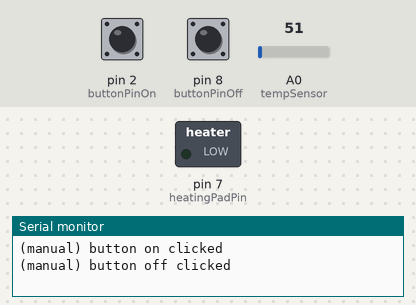
This sketch was run on a simulated Arduino Uno, built with avr-gcc and run on an emulated ATmega328P. Shown: switched loads named in the sketch (green lamp = pin HIGH), the last lines printed to the serial monitor. The test bench sets the inputs (shaded band); at power-on: A0 (tempSensor) = 51, pin 2 (buttonPinOn) HIGH, pin 8 (buttonPinOff) HIGH.

Above: at 1.2 s.
1.3 s: A0 (tempSensor) set to 15
At 4.3 s:
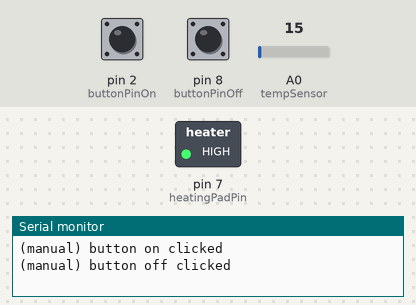
4.6 s: A0 (tempSensor) set to 30
Timing chart, 0 to 22.9 s (numbered marks = the images above; inputs shaded):
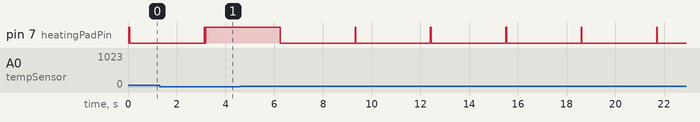

The sketch:

mediaProj_slave1_roomheating.ino
```cpp
#include <LCD.h>
#include <LiquidCrystal_I2C.h>
#include <Wire.h>
#define SLAVE 1

int received[4] = {0,0,0,0};

//LiquidCrystal_I2C lcd(0x3F,2,1,0,4,5,6,7,3,POSITIVE);

const int tempSensor = A0; // lm35
const int buttonPinOn = 2; //heating on button
const int buttonPinOff = 8; //heatin off button
const int heatingPadPin = 7; //heating pad

const int heatingPadTempMin = 10; //최저 온도
const int heatingPadTempMax = 70; //최고 온도

int tempTemp = 0; //임시 온도 변수
int tempSetted = 70; //사용자가 세팅한 온도

float tempCurrent; //측정하는 온도
float roomTemp[]={0};

void setup() {
  //lcd.begin(16,2); // lcd setting
  //lcd.clear();

  // Wire 라이브러리 초기화(슬레이브)
  Wire.begin(SLAVE);
  // 마스터로부터 데이터를 받을 때
  Wire.onReceive(receiveFromMaster);
  // 마스터의 데이터 전송 요구가 있을 때 처리할 함수 등록
  Wire.onRequest(sendToMaster);

  pinMode(buttonPinOn, INPUT_PULLUP);
  pinMode(buttonPinOff, INPUT_PULLUP);
  pinMode(heatingPadPin, OUTPUT);

  Serial.begin(9600);
}

void loop() {
  /*lcd.print("TEMPERATURE");
  lcd.setCursor(0,1);
  lcd.print("CURRENT : ");
  lcd.print(tempCurrent);
  lcd.print(" C");
  lcd.clear();*/

  int tempRead = analogRead(tempSensor);
  tempCurrent = ((5.0 * tempRead * 100.0)/1024.0);

  Serial.print("Current : ");
  Serial.print(tempCurrent);
  Serial.print("\t");
  Serial.print("Setted  :");
  Serial.print(tempSetted);
  Serial.print("\t");
  Serial.print("Temp  :");
  Serial.println(tempTemp);

  Serial.print("Head :");
  Serial.print(received[0]);
  Serial.print("\t");
  Serial.print("Center :");
  Serial.print(received[1]);
  Serial.print("\t");
  Serial.print("Bottom :");
  Serial.print(received[2]);
  Serial.print("\t");
  Serial.print("Mode (0:manual / 1:auto) : ");
  Serial.print(received[3]);
  Serial.println("\n");

  if(received[3]==0){ //수동 모드 일때
    if(digitalRead(buttonPinOn) == HIGH){
      digitalWrite(heatingPadPin, HIGH);
      Serial.println("(manual) button on clicked");
      tempTemp = tempSetted;
      adjustForRoomHeating();
    }
    if(digitalRead(buttonPinOff) == HIGH){
      digitalWrite(heatingPadPin, LOW);
      Serial.println("(manual) button off clicked");
      tempTemp = heatingPadTempMin;
      adjustForRoomHeating();
    }
  } else if(received[3]==1){ //자동 모드 일때
    if (received[0]>20 || received[1]>20 || received[2]>20) {
      digitalWrite(heatingPadPin, HIGH);
      Serial.println("(auto) start to heat up");
      tempTemp = heatingPadTempMax;
    } else if (received[0]<=20 && received[1]<=20 && received[2]<=20){
      digitalWrite(heatingPadPin, LOW);
      Serial.println("(auto) start to cool down");
      tempTemp = heatingPadTempMin;
    }
    //adjustForRoomHeating();
  }

  roomTemp[0] = tempCurrent;
  delay(3000);
}

//master(매트 압력)으로부터 현재 사용자 모드(자동/수도)와 여부 데이터를 받는다
void receiveFromMaster(int receivedData) {
  int temp[4];
  for (int i = 0 ; i < receivedData ; i++) {
    // 수신 버퍼 읽기
    temp[i] = Wire.read();
    received[i] = temp[i];
  }
}

//지속적으로 온도를 사용자가 세팅한 온도로 맞춰준다
void adjustForRoomHeating() {
  if( tempCurrent <= tempTemp ){
    digitalWrite(heatingPadPin, HIGH);
  } else if( tempCurrent > tempTemp ){
    digitalWrite(heatingPadPin, LOW);
  }
  delay(1);
}

//현재 측정되는 난방 온도를 내보낸다.
void sendToMaster() {
  uint8_t Buffer[1];
  Buffer[0] = roomTemp[0];
  Wire.write(Buffer, 1);
}
```

Measured:
- by itself, pin 7 (heatingPadPin): alternates HIGH for 0.03 s and LOW for 3.1 s
